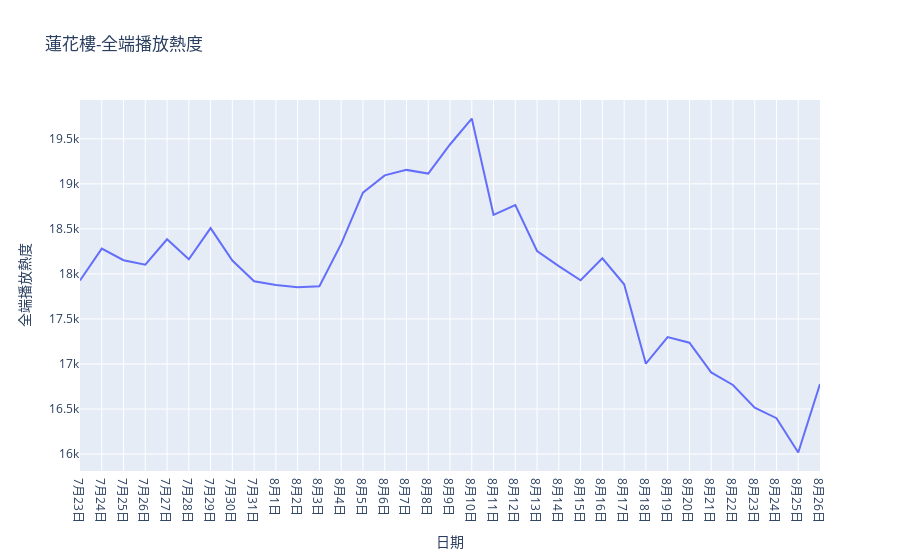

Notebook cell for this chart:
### Code cell
x_ALL = df_ALL['日期'].tolist()
y_ALL = df_ALL['全端播放熱度'].tolist()
data_ALL = list(zip(x_ALL, y_ALL))

import plotly.express as px
from IPython.display import display

fig = px.line(df_ALL, x="日期", y="全端播放熱度", title='蓮花樓-全端播放熱度')
display(fig)

### Figure 1 — Plotly figure (JSON) as saved in the notebook; plotly's stock layout.template omitted (floating-point values rounded to 4 significant figures)
{"data": [{"hovertemplate": "日期=%{x}<br>全端播放熱度=%{y}<extra></extra>", "legendgroup": "", "line": {"color": "#636efa", "dash": "solid"}, "marker": {"symbol": "circle"}, "mode": "lines", "name": "", "orientation": "v", "showlegend": false, "type": "scatter", "x": ["7月23日", "7月24日", "7月25日", "7月26日", "7月27日", "7月28日", "7月29日", "7月30日", "7月31日", "8月1日", "8月2日", "8月3日", "8月4日", "8月5日", "8月6日", "8月7日", "8月8日", "8月9日", "8月10日", "8月11日", "8月12日", "8月13日", "8月14日", "8月15日", "8月16日", "8月17日", "8月18日", "8月19日", "8月20日", "8月21日", "8月22日", "8月23日", "8月24日", "8月25日", "8月26日"], "xaxis": "x", "y": [17927, 18281, 18152, 18102, 18385, 18162, 18509, 18148, 17918, 17877, 17853, 17863, 18334, 18902, 19094, 19155, 19114, 19437, 19725, 18656, 18765, 18255, 18086, 17930, 18174, 17885, 17004, 17299, 17236, 16907, 16767, 16515, 16398, 16018, 16778], "yaxis": "y"}], "layout": {"legend": {"tracegroupgap": 0}, "title": {"text": "蓮花樓-全端播放熱度"}, "xaxis": {"anchor": "y", "domain": [0, 1], "title": {"text": "日期"}}, "yaxis": {"anchor": "x", "domain": [0, 1], "title": {"text": "全端播放熱度"}}}}
